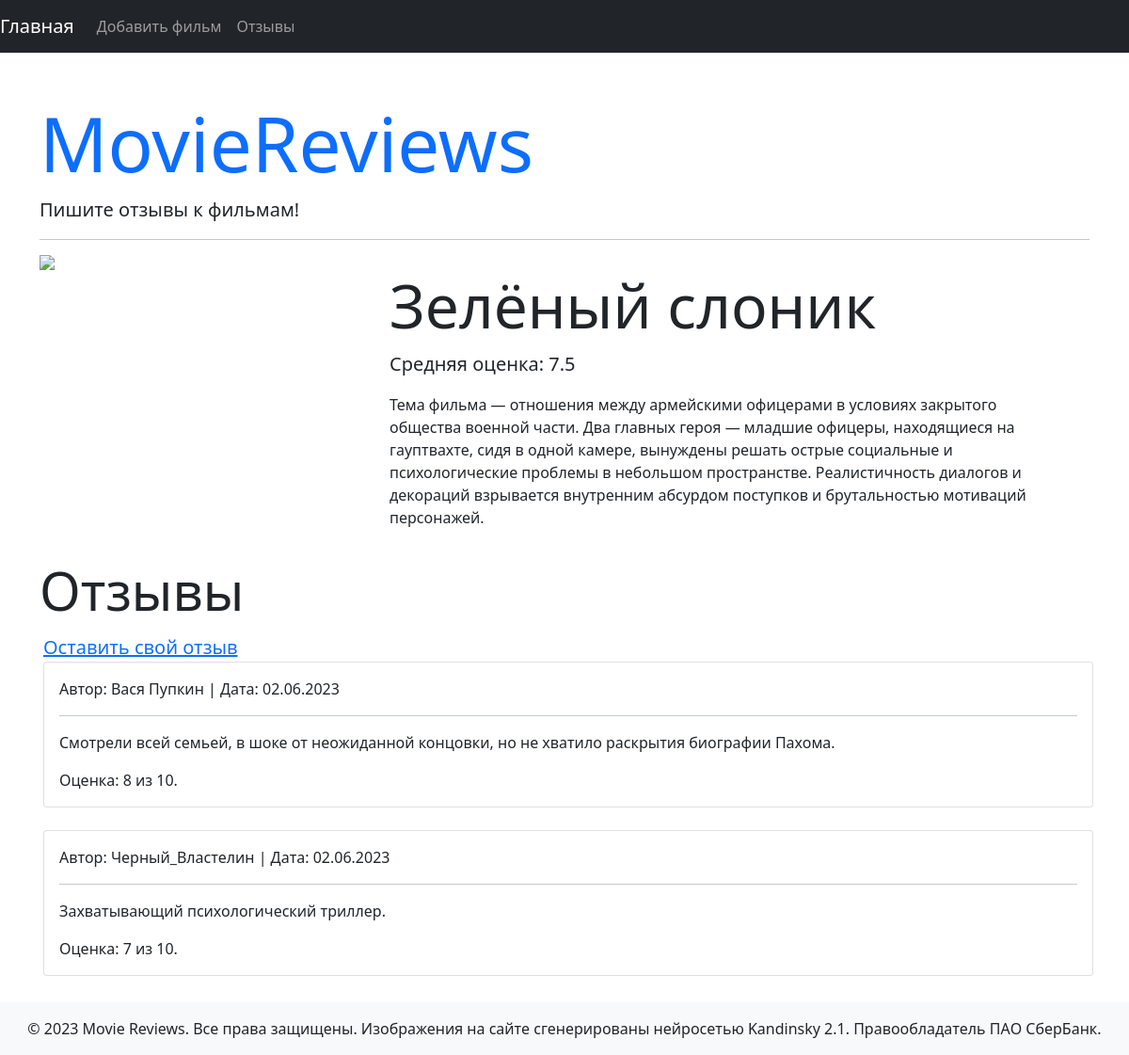
/movie/1, run on the app's committed database.
### models.py (models this page shows)
class Movie(db.Model):
    id = db.Column(db.Integer,primary_key=True)
    title = db.Column(db.String(255),nullable=False)
    description = db.Column(db.Text,nullable=False)
    image = db.Column(db.String(255),nullable=False)
    reviews = db.relationship('Review',back_populates='movie')

class Review(db.Model):
    id = db.Column(db.Integer,primary_key=True)
    name = db.Column(db.String(255),nullable=False)
    text = db.Column(db.Text,nullable=False)
    created_date = db.Column(db.DateTime,default=datetime.utcnow)
    score = db.Column(db.Integer,nullable=False)
    movie_id = db.Column(db.Integer,db.ForeignKey('movie.id',ondelete='CASCADE'))
    movie = db.relationship('Movie',back_populates='reviews')

### main.py (the view)
@app.route('/movie/<int:id>')
def show_movie(id):
    movie = Movie.query.get(id)
    if movie.reviews:
        avg_score = round(sum(review.score for review in movie.reviews) / len(movie.reviews),2)
    else:
        avg_score = 0
    return render_template('movie.html',movie=movie,avg_score=avg_score,reviews=movie.reviews)

### templates/movie.html (shortened to what this page needs)
{% extends 'base.html' %}
{% block content %}
<div class="row mb-3">
    <div class="col-md-4">
    {% if movie.image %}
    <img src="{{  url_for('static',filename='images/'+ movie.image)  }}" class="img-fluid">
    {% endif %}
    </div>
    <div class="col-md-8">
        <h1 class="mt-3 display-3">{{ movie.title }}</h1>
    {% if avg_score %}
    <p class='lead'>Средняя оценка: {{ avg_score }}</p>
    {% endif %}
    <p>{{ movie.description }}</p>
    </div>
    </div>
<h1 class="display-4">Отзывы</h1>
<div class="m-1">
    {% if movie.reviews %}
    <a class="lead" href="{{url_for('add_review',id=movie.id)}}">Оставить свой отзыв</a>
    {% endif %}
    {% for review in movie.reviews %}
    <div class="card mb-4">
    <div class="card-body" >
    <p class="card-text">Автор: {{ review.name }} | Дата: {{ review.created_date.strftime('%d.%m.%Y') }}</p>
    <hr>
    <p class="card-text font-italic">{{ review.text }}</p>
    <p class="card-text font-italic">Оценка: {{ review.score }} из 10.</p>
    </div>
    </div>
    {% else %}
    <p>Отзывов еще нет, но вы можете <a href="{{url_for('add_review',id=movie.id)}}">оставить</a> первый!</p>
    {% endfor %}
</div>
{% endblock content %}

### data on the page
Movie: title "Зелёный слоник", description "Тема фильма — отношения между армейскими офицерами в условиях закрытого общества военной части. Два главных героя — младшие офицеры, находящиеся на гауптвахте, сидя в одной камере, вынуждены решать острые социальные и психологические проблемы в небольшом пространстве. Реалистичность диалогов и декораций взрывается внутренним абсурдом поступков и брутальностью мотиваций персонажей."
Review: name "Вася Пупкин", created_date "02.06.2023", text "Смотрели всей семьей, в шоке от неожиданной концовки, но не хватило раскрытия биографии Пахома.", score "8"
Review: name "Черный_Властелин", created_date "02.06.2023", text "Захватывающий психологический триллер.", score "7"

### other printed values
{{ avg_score }} "7.5"
